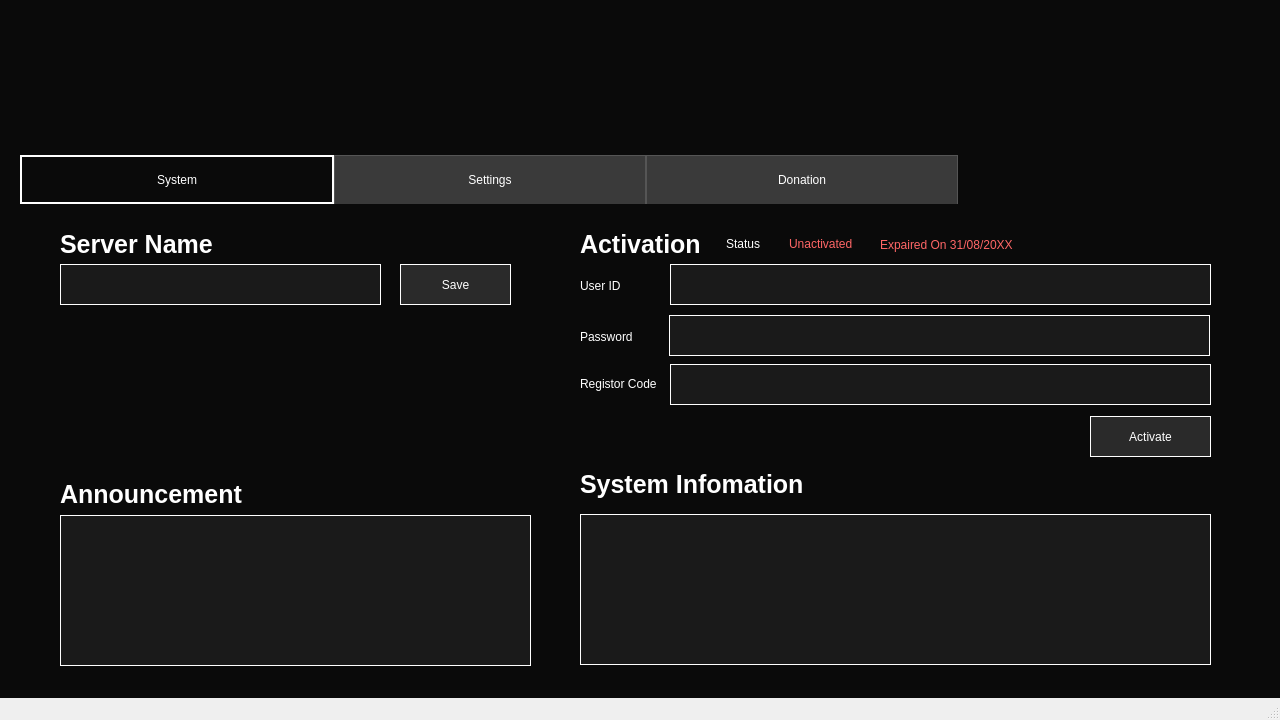
<?xml version="1.0" encoding="UTF-8"?>
<ui version="4.0">
 <class>MainWindow</class>
 <widget class="QMainWindow" name="MainWindow">
  <property name="geometry">
   <rect>
    <x>0</x>
    <y>0</y>
    <width>1280</width>
    <height>720</height>
   </rect>
  </property>
  <property name="minimumSize">
   <size>
    <width>1280</width>
    <height>720</height>
   </size>
  </property>
  <property name="maximumSize">
   <size>
    <width>1280</width>
    <height>720</height>
   </size>
  </property>
  <property name="windowTitle">
   <string>MainWindow</string>
  </property>
  <widget class="QWidget" name="centralwidget">
   <property name="styleSheet">
    <string notr="true">QWidget {
	background-color: #0a0a0a;

}</string>
   </property>
   <widget class="QLabel" name="label_background">
    <property name="geometry">
     <rect>
      <x>0</x>
      <y>0</y>
      <width>1280</width>
      <height>691</height>
     </rect>
    </property>
    <property name="text">
     <string/>
    </property>
    <property name="pixmap">
     <pixmap>background_picture_1.png</pixmap>
    </property>
    <property name="scaledContents">
     <bool>true</bool>
    </property>
   </widget>
   <widget class="QTabWidget" name="tabWidget">
    <property name="geometry">
     <rect>
      <x>20</x>
      <y>155</y>
      <width>1241</width>
      <height>526</height>
     </rect>
    </property>
    <property name="styleSheet">
     <string notr="true">QTabWidget::pane {
	background: transparent;
	border: none;
}

QTabWidget QWidget {
	background: transparent;
}


QTabBar::tab {
	min-width: 300px;
	min-height: 35px;
	padding: 5px;
	background: #3a3a3a;
	color: white;
	border: 1px solid #555555;
	border-bottom: none;

}

QTabBar::tab:selected {
	background: #0a0a0a;
	color: white;
	border: 2px solid white;
}

QTabBar::tab:hover {
	background: #2a2a2a;

}</string>
    </property>
    <property name="currentIndex">
     <number>0</number>
    </property>
    <widget class="QWidget" name="tab_0">
     <property name="styleSheet">
      <string notr="true">QLabel {
	color: white;
}

QPushButton {
	font-family: &quot;Segoe UI&quot;;
	font-size: 12px;
	background-color: #2a2a2a;
	color: white;
	border: 1px solid white;
	padding: 5px;
}

QPushButton:hover {
	background-color: #3a3a3a;
}

QTextEdit {
	background-color: #1a1a1a;
	color: white;
	border: 1px solid white;
}

QTextBrowser {
	background-color: #1a1a1a;
	color: white;
	border: 1px solid white;
}

#label_00 {
	font-family: &quot;Arial&quot;;
	font-size: 25px;
	font-weight: bold;
	color: white;
}

#label_01 {
	font-family: &quot;Arial&quot;;
	font-size: 25px;
	font-weight: bold;
	color: white;
}

#label_02 {
	font-family: &quot;Segoe UI&quot;;
	font-size: 12px;
	color: white;
}

#label_03 {
	font-family: &quot;Segoe UI&quot;;
	font-size: 12px;
	color: white;
}

#label_04 {
	font-family: &quot;Segoe UI&quot;;
	font-size: 12px;
	color: white;
}


#label_05 {
	font-family: &quot;Segoe UI&quot;;
	font-size: 12px;
	color: white;
}

#label_06 {
	font-family: &quot;Segoe UI&quot;;
	font-size: 12px;
	color: #ff6666;
}

#label_07 {
	font-family: &quot;Segoe UI&quot;;
	font-size: 12px;
	color: #ff6666;
}

#label_08 {
	font-family: &quot;Arial&quot;;
	font-size: 25px;
	font-weight: bold;
	color: white;
}

#label_09 {
	font-family: &quot;Arial&quot;;
	font-size: 25px;
	font-weight: bold;
	color: white;
}
</string>
     </property>
     <attribute name="title">
      <string>System</string>
     </attribute>
     <widget class="QLabel" name="label_00">
      <property name="geometry">
       <rect>
        <x>40</x>
        <y>20</y>
        <width>171</width>
        <height>41</height>
       </rect>
      </property>
      <property name="styleSheet">
       <string notr="true"/>
      </property>
      <property name="text">
       <string>Server Name</string>
      </property>
     </widget>
     <widget class="QTextEdit" name="textEdit_0">
      <property name="geometry">
       <rect>
        <x>40</x>
        <y>60</y>
        <width>321</width>
        <height>41</height>
       </rect>
      </property>
     </widget>
     <widget class="QPushButton" name="pushButton_0">
      <property name="geometry">
       <rect>
        <x>380</x>
        <y>60</y>
        <width>111</width>
        <height>41</height>
       </rect>
      </property>
      <property name="text">
       <string>Save</string>
      </property>
     </widget>
     <widget class="QLabel" name="label_01">
      <property name="geometry">
       <rect>
        <x>560</x>
        <y>20</y>
        <width>121</width>
        <height>41</height>
       </rect>
      </property>
      <property name="styleSheet">
       <string notr="true"/>
      </property>
      <property name="text">
       <string>Activation</string>
      </property>
     </widget>
     <widget class="QTextEdit" name="textEdit_1">
      <property name="geometry">
       <rect>
        <x>650</x>
        <y>60</y>
        <width>541</width>
        <height>41</height>
       </rect>
      </property>
     </widget>
     <widget class="QLabel" name="label_02">
      <property name="geometry">
       <rect>
        <x>560</x>
        <y>61</y>
        <width>80</width>
        <height>41</height>
       </rect>
      </property>
      <property name="text">
       <string>User ID</string>
      </property>
     </widget>
     <widget class="QLabel" name="label_03">
      <property name="geometry">
       <rect>
        <x>560</x>
        <y>112</y>
        <width>80</width>
        <height>41</height>
       </rect>
      </property>
      <property name="text">
       <string>Password</string>
      </property>
     </widget>
     <widget class="QLabel" name="label_04">
      <property name="geometry">
       <rect>
        <x>560</x>
        <y>159</y>
        <width>80</width>
        <height>41</height>
       </rect>
      </property>
      <property name="text">
       <string>Registor Code</string>
      </property>
     </widget>
     <widget class="QTextEdit" name="textEdit_2">
      <property name="geometry">
       <rect>
        <x>649</x>
        <y>111</y>
        <width>541</width>
        <height>41</height>
       </rect>
      </property>
     </widget>
     <widget class="QTextEdit" name="textEdit_3">
      <property name="geometry">
       <rect>
        <x>650</x>
        <y>160</y>
        <width>541</width>
        <height>41</height>
       </rect>
      </property>
     </widget>
     <widget class="QPushButton" name="pushButton_1">
      <property name="geometry">
       <rect>
        <x>1070</x>
        <y>212</y>
        <width>121</width>
        <height>41</height>
       </rect>
      </property>
      <property name="text">
       <string>Activate</string>
      </property>
     </widget>
     <widget class="QLabel" name="label_05">
      <property name="geometry">
       <rect>
        <x>706</x>
        <y>24</y>
        <width>41</width>
        <height>31</height>
       </rect>
      </property>
      <property name="text">
       <string>Status</string>
      </property>
     </widget>
     <widget class="QLabel" name="label_06">
      <property name="geometry">
       <rect>
        <x>769</x>
        <y>29</y>
        <width>71</width>
        <height>21</height>
       </rect>
      </property>
      <property name="text">
       <string>Unactivated</string>
      </property>
     </widget>
     <widget class="QLabel" name="label_08">
      <property name="geometry">
       <rect>
        <x>40</x>
        <y>270</y>
        <width>191</width>
        <height>41</height>
       </rect>
      </property>
      <property name="styleSheet">
       <string notr="true"/>
      </property>
      <property name="text">
       <string>Announcement</string>
      </property>
     </widget>
     <widget class="QTextBrowser" name="textBrowser_0">
      <property name="geometry">
       <rect>
        <x>40</x>
        <y>311</y>
        <width>471</width>
        <height>151</height>
       </rect>
      </property>
     </widget>
     <widget class="QLabel" name="label_09">
      <property name="geometry">
       <rect>
        <x>560</x>
        <y>260</y>
        <width>231</width>
        <height>41</height>
       </rect>
      </property>
      <property name="styleSheet">
       <string notr="true"/>
      </property>
      <property name="text">
       <string>System Infomation</string>
      </property>
     </widget>
     <widget class="QLabel" name="label_07">
      <property name="geometry">
       <rect>
        <x>860</x>
        <y>30</y>
        <width>141</width>
        <height>21</height>
       </rect>
      </property>
      <property name="text">
       <string>Expaired On 31/08/20XX</string>
      </property>
     </widget>
     <widget class="QTextBrowser" name="textBrowser_1">
      <property name="geometry">
       <rect>
        <x>560</x>
        <y>310</y>
        <width>631</width>
        <height>151</height>
       </rect>
      </property>
     </widget>
    </widget>
    <widget class="QWidget" name="tab_1">
     <property name="styleSheet">
      <string notr="true">QLabel {
	color: white;
}

QGroupBox {
	color: white;
	border: 2px solid white;
	border-radius: 5px;
	margin-top: 10px;
	background-color: #0a0a0a;
}

QGroupBox::title {
	color: white;
	subcontrol-origin: margin;
	left: 10px;
	padding: 0 5px 0 5px;
}

QPushButton {
	background-color: #2a2a2a;
	color: white;
	border: 1px solid white;
	padding: 5px;
}

QPushButton:hover {
	background-color: #3a3a3a;
}

#label_10 {
	font-family: &quot;Arial&quot;;
	font-size: 25px;
	font-weight: bold;
	color: white;
}</string>
     </property>
     <attribute name="title">
      <string>Settings</string>
     </attribute>
     <widget class="QGroupBox" name="groupBox_1">
      <property name="geometry">
       <rect>
        <x>26</x>
        <y>74</y>
        <width>1001</width>
        <height>95</height>
       </rect>
      </property>
      <property name="title">
       <string>Low-speed</string>
      </property>
      <widget class="QCheckBox" name="checkBox_1">
       <property name="geometry">
        <rect>
         <x>89</x>
         <y>41</y>
         <width>40</width>
         <height>30</height>
        </rect>
       </property>
       <property name="styleSheet">
        <string notr="true">QCheckBox::indicator {
    width: 24px;
    height: 24px;
    border: 3px solid white;
    border-radius: 2px;
    background-color: #0a0a0a;
}

QCheckBox::indicator:hover {
    border: 3px solid #cccccc;
    background-color: #1a1a1a;
}

QCheckBox::indicator:unchecked {
    background-color: #0a0a0a;
    border: 3px solid white;
}

QCheckBox::indicator:checked {
    background-color: #0a0a0a;
    border: 3px solid white;
    image: url(:/qt-project.org/styles/commonstyle/images/standardbutton-apply-16.png);
}

QCheckBox::indicator:checked:hover {
    background-color: #1a1a1a;
    border: 3px solid #cccccc;
    image: url(:/qt-project.org/styles/commonstyle/images/standardbutton-apply-16.png);
}</string>
       </property>
       <property name="text">
        <string/>
       </property>
       <property name="checked">
        <bool>true</bool>
       </property>
      </widget>
      <widget class="QLabel" name="label_12">
       <property name="geometry">
        <rect>
         <x>151</x>
         <y>17</y>
         <width>821</width>
         <height>61</height>
        </rect>
       </property>
       <property name="text">
        <string>Network speed: ~100 Mbps / Max resolution of client display area: 1920×1080</string>
       </property>
      </widget>
     </widget>
     <widget class="QGroupBox" name="groupBox_2">
      <property name="geometry">
       <rect>
        <x>26</x>
        <y>180</y>
        <width>1001</width>
        <height>95</height>
       </rect>
      </property>
      <property name="title">
       <string>Medium-speed</string>
      </property>
      <widget class="QCheckBox" name="checkBox_2">
       <property name="geometry">
        <rect>
         <x>89</x>
         <y>42</y>
         <width>40</width>
         <height>30</height>
        </rect>
       </property>
       <property name="styleSheet">
        <string notr="true">QCheckBox::indicator {
    width: 24px;
    height: 24px;
    border: 3px solid white;
    border-radius: 2px;
    background-color: #0a0a0a;
}

QCheckBox::indicator:hover {
    border: 3px solid #cccccc;
    background-color: #1a1a1a;
}

QCheckBox::indicator:unchecked {
    background-color: #0a0a0a;
    border: 3px solid white;
}

QCheckBox::indicator:checked {
    background-color: #0a0a0a;
    border: 3px solid white;
    image: url(:/qt-project.org/styles/commonstyle/images/standardbutton-apply-16.png);
}

QCheckBox::indicator:checked:hover {
    background-color: #1a1a1a;
    border: 3px solid #cccccc;
    image: url(:/qt-project.org/styles/commonstyle/images/standardbutton-apply-16.png);
}</string>
       </property>
       <property name="text">
        <string/>
       </property>
      </widget>
      <widget class="QLabel" name="label_13">
       <property name="geometry">
        <rect>
         <x>151</x>
         <y>22</y>
         <width>821</width>
         <height>61</height>
        </rect>
       </property>
       <property name="text">
        <string>Network speed: 150-250 Mbps / Max resolution of client display area: 2560×1440</string>
       </property>
      </widget>
     </widget>
     <widget class="QGroupBox" name="groupBox_3">
      <property name="geometry">
       <rect>
        <x>26</x>
        <y>286</y>
        <width>1001</width>
        <height>95</height>
       </rect>
      </property>
      <property name="title">
       <string>Higt-speed</string>
      </property>
      <widget class="QCheckBox" name="checkBox_3">
       <property name="geometry">
        <rect>
         <x>89</x>
         <y>41</y>
         <width>40</width>
         <height>30</height>
        </rect>
       </property>
       <property name="styleSheet">
        <string notr="true">QCheckBox::indicator {
    width: 24px;
    height: 24px;
    border: 3px solid white;
    border-radius: 2px;
    background-color: #0a0a0a;
}

QCheckBox::indicator:hover {
    border: 3px solid #cccccc;
    background-color: #1a1a1a;
}

QCheckBox::indicator:unchecked {
    background-color: #0a0a0a;
    border: 3px solid white;
}

QCheckBox::indicator:checked {
    background-color: #0a0a0a;
    border: 3px solid white;
    image: url(:/qt-project.org/styles/commonstyle/images/standardbutton-apply-16.png);
}

QCheckBox::indicator:checked:hover {
    background-color: #1a1a1a;
    border: 3px solid #cccccc;
    image: url(:/qt-project.org/styles/commonstyle/images/standardbutton-apply-16.png);
}</string>
       </property>
       <property name="text">
        <string/>
       </property>
      </widget>
      <widget class="QLabel" name="label_14">
       <property name="geometry">
        <rect>
         <x>151</x>
         <y>21</y>
         <width>821</width>
         <height>61</height>
        </rect>
       </property>
       <property name="text">
        <string>Network speed: 300+ Mbps / Max resolution of client display area: 3840×2160</string>
       </property>
      </widget>
     </widget>
     <widget class="QPushButton" name="pushButton_2">
      <property name="geometry">
       <rect>
        <x>1060</x>
        <y>340</y>
        <width>121</width>
        <height>41</height>
       </rect>
      </property>
      <property name="text">
       <string>Save</string>
      </property>
     </widget>
     <widget class="QLabel" name="label_10">
      <property name="geometry">
       <rect>
        <x>40</x>
        <y>18</y>
        <width>191</width>
        <height>41</height>
       </rect>
      </property>
      <property name="text">
       <string>Mode Selection</string>
      </property>
     </widget>
    </widget>
    <widget class="QWidget" name="tab_2">
     <attribute name="title">
      <string>Donation</string>
     </attribute>
    </widget>
   </widget>
  </widget>
  <widget class="QStatusBar" name="statusbar"/>
  <action name="actionOpen_Ctrl_N">
   <property name="text">
    <string>Open            Ctrl + N</string>
   </property>
  </action>
 </widget>
 <resources/>
 <connections/>
</ui>
